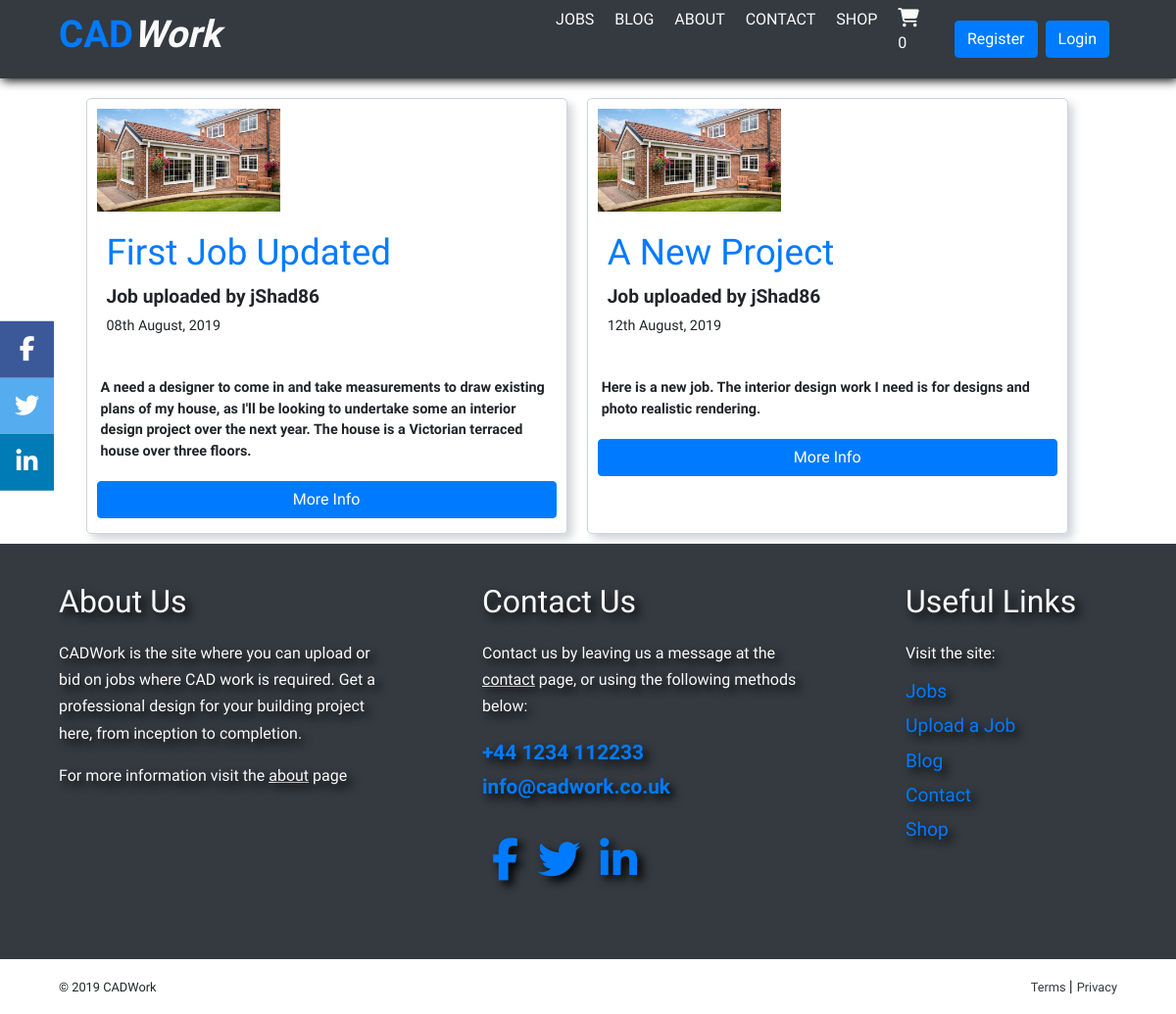
Screenshot of /jobs/ with the database file from the repository.
### jobs/models.py (models this page shows, shortened)
class Job(models.Model):
	job_name = models.CharField(max_length=100, default='Default Project Name')
	job_overview = models.CharField(max_length=250, default='Default Project Overview')
	job_description = models.TextField()
	job_location_town = models.CharField(max_length=30)
	job_location_county = models.CharField(max_length=25)
	image = models.ImageField(default='job-default.jpg', upload_to='job_images')
	date_posted = models.DateTimeField(default=timezone.now)
	author = models.ForeignKey(User, on_delete=models.CASCADE)

### jobs/views.py (the view)
# urls.py: path('', JobListView.as_view(), name='jobs-home'),
class JobListView(ListView):
	model = Job
	template_name = 'jobs/home.html'
	context_object_name = 'jobs'
	order = ['-date_posted']
	paginate_by = 9

### cart/contexts.py (called while the page is built)
def cart_contents(request):
    cart = request.session.get('cart', {})
    cart_items = []
    total = 0
    product_count = 0
    for id, quantity in cart.items():
        product = get_object_or_404(Product, pk=id)
        total += quantity * product.product_price
        product_count += quantity
        cart_items.append({'id': id, 'quantity': quantity, 'product': product})
    return {'cart_items': cart_items, 'total': total, 'product_count': product_count}

### jobs/templates/jobs/home.html (shortened to what this page needs)
{% extends 'base.html' %}
{% block content %}
<div class="jobs-home-container">
    <div class="jobs-card-container">
        {% for job in jobs %}
            <article class="job-upload">
                <div class="article-card-intro-top">
                    <img class="job-image" src="{{ job.image.url }}">
                    <div class="media-body">
                        <div class="article-metadata">
                            <h2 class="job-home-title">{{ job.job_name }}</h2>
                            <p class="article-card-intro-author">Job uploaded by {{ job.author }}</a></p>
                            <p class="article-card-intro-date">{{ job.date_posted|date:"dS F, Y" }}<p>
                        </div>
                    </div>
                </div>
                <div class="article-card-intro-description">
                    <p class="article-card-intro-paragraph ml-1">{{ job.job_description }}</p>
                    <a class="btn btn-primary btn-block job-more-info" href="{% url 'job-detail' job.id %}">More Info</a>
                </div>
            </article>
        {% endfor %}
    </div>
</div>
{% endblock content %}

### static/css/styles.css (style rules this page uses)
* { margin: 0; font-family: "Open Sans", sans-serif; }
h1, h2, h3, h4, h5, h6 { font-family: "Titillium Web", sans-serif; }
.blog-home-container, .jobs-home-container, .shop-home-container, .cart-home-container { margin-top: 70px; display: flex; flex-direction: column; align-items: center; }
.blog-card-container, .jobs-card-container, .shop-card-container, .cart-card-container { margin-top: 20px; width: 95%; max-width: 1100px; display: flex; flex-wrap: wrap; }
.media-body { padding: 10px; }
.job-upload { margin: 10px; border: 0.5px solid #ced4da; border-radius: 5px; width: 100%; box-shadow: 5px 5px 10px #ced4da; }
.job-home-title { color: #007bff; font-size: 2.3em; }
.article-card-intro-top { display: flex; flex-direction: column-reverse; width: 100%; padding: 0 10px; }
.article-card-intro-top img { width: 100%; }
.article-card-intro-description { padding: 0 10px; margin: 5px 0 15px 0; }
.article-card-intro-paragraph { padding: 10px 0; margin-bottom: 10px; }
.article-card-intro-author { font-size: 1.2em; font-weight: 600; margin-bottom: 5px; }
.article-card-intro-date { font-size: 0.9em; }
.article-card-intro-paragraph { font-size: 0.9em; font-weight: 600; }
@media (min-width: 500px) { .article-card-intro-top { display: flex; flex-direction: column; } }
@media (min-width: 500px) { .article-card-intro-top img { width: 40%; padding: 10px 0; } }
@media (min-width: 768px) { .blog-article, .job-upload { width: 47%; } }

### rows the page displays
Job: image (placeholder picture), job_name "First Job Updated", author "jShad86", date_posted "08th August, 2019", job_description "A need a designer to come in and take measurements to draw existing plans of my house, as I'll be looking to undertake some an interior design project over the next year. The house is a Victorian terraced house over three floors."
Job: image (placeholder picture), job_name "A New Project", author "jShad86", date_posted "12th August, 2019", job_description "Here is a new job. The interior design work I need is for designs and photo realistic rendering."

### other values shown
{{ product_count }} "0"
